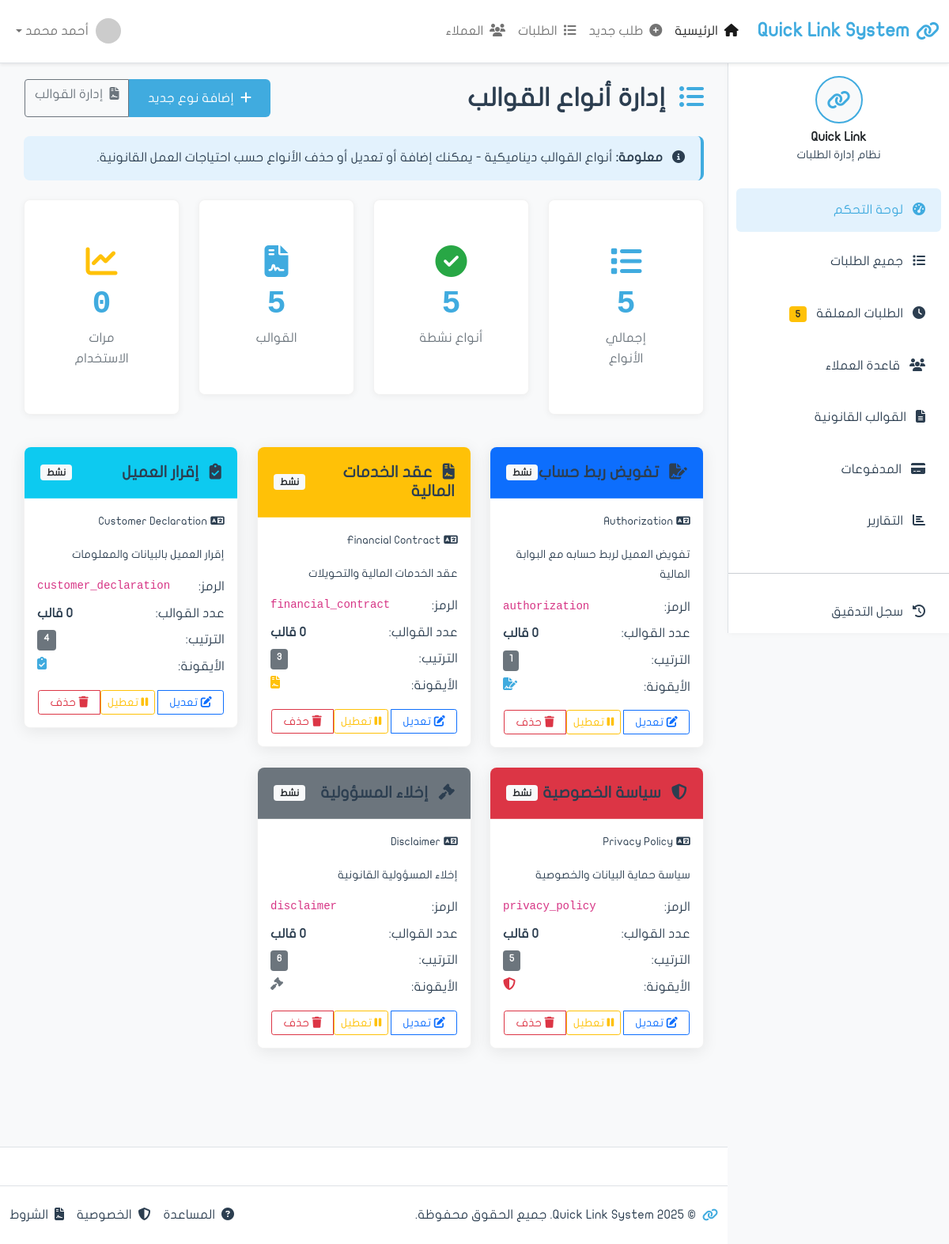
Screenshot of /template-types/ with the database file from the repository.
### apps/requests/models.py (models this page shows, shortened)
class TemplateType(models.Model):
    name_arabic = models.CharField('الاسم بالعربية', max_length=200)
    name_english = models.CharField('الاسم بالإنجليزية', max_length=200, blank=True)
    code = models.CharField('الرمز', max_length=50, unique=True, editable=False)
    icon = models.CharField('الأيقونة', max_length=50, blank=True, default='fa-file-alt',
                           help_text='مثال: fa-file-alt (اختياري)')
    color = models.CharField('اللون', max_length=20, default='primary',
                            choices=[
                                ('primary', 'أزرق'),
                                ('success', 'أخضر'),
                                ('warning', 'أصفر'),
                                ('info', 'سماوي'),
                                ('danger', 'أحمر'),
                                ('secondary', 'رمادي'),
                                ('dark', 'أسود'),
                                ('light', 'فاتح'),
                            ])
    description = models.TextField('الوصف', blank=True)
    display_order = models.IntegerField('ترتيب العرض', default=0)
    is_active = models.BooleanField('نشط', default=True)
    usage_count = models.IntegerField('عدد الاستخدامات', default=0)
    created_at = models.DateTimeField('تاريخ الإنشاء', auto_now_add=True)
    updated_at = models.DateTimeField('آخر تحديث', auto_now=True)
    class Meta:
        verbose_name = 'نوع قالب'
        verbose_name_plural = 'أنواع القوالب'
        ordering = ['display_order', 'name_arabic']

### apps/requests/views.py (the view)
# urls.py: path('template-types/', views.template_types_list, name='template_types_list'),
def template_types_list(request):
    from apps.requests.models import TemplateType
    template_types = TemplateType.objects.all().order_by('display_order', 'name_arabic')
    total_types = TemplateType.objects.count()
    active_types = TemplateType.objects.filter(is_active=True).count()
    total_usage = sum(t.usage_count for t in TemplateType.objects.all())
    context = {
        'page_title': 'إدارة أنواع القوالب',
        'template_types': template_types,
        'total_types': total_types,
        'active_types': active_types,
        'total_usage': total_usage,
    }
    return render(request, 'requests/template_types_list.html', context)

### apps/requests/templates/requests/template_types_list.html (shortened to what this page needs)
{% extends 'base.html' %}
{% load static %}
{% block content %}
            <div class="d-flex justify-content-between align-items-center mb-4">
                <h2 class="mb-0">
                    <i class="fas fa-list-ul me-2 text-primary"></i>
                    إدارة أنواع القوالب
                </h2>
                <div class="btn-group" role="group">
                    <a href="{% url 'requests:template_type_create' %}" class="btn btn-primary">
                        <i class="fas fa-plus me-1"></i>
                        إضافة نوع جديد
                    </a>
                    <a href="{% url 'requests:templates_list' %}" class="btn btn-outline-secondary">
                        <i class="fas fa-file-contract me-1"></i>
                        إدارة القوالب
                    </a>
                </div>
            </div>
            <div class="alert alert-info mb-4">
                <i class="fas fa-info-circle me-2"></i>
                <strong>معلومة:</strong> أنواع القوالب ديناميكية - يمكنك إضافة أو تعديل أو حذف الأنواع حسب احتياجات العمل القانونية.
            </div>
            <div class="row mb-4">
                <div class="col-xl-3 col-md-6 mb-3">
                    <div class="card stats-card">
                        <div class="card-body text-center">
                            <i class="fas fa-list icon-large text-primary"></i>
                            <div class="stats-number">{{ total_types|default:0 }}</div>
                            <div class="stats-label">إجمالي الأنواع</div>
                        </div>
                    </div>
                </div>
                <div class="col-xl-3 col-md-6 mb-3">
                    <div class="card stats-card">
                        <div class="card-body text-center">
                            <i class="fas fa-check-circle icon-large text-success"></i>
                            <div class="stats-number">{{ active_types|default:0 }}</div>
                            <div class="stats-label">أنواع نشطة</div>
                        </div>
                    </div>
                </div>
                <div class="col-xl-3 col-md-6 mb-3">
                    <div class="card stats-card">
                        <div class="card-body text-center">
                            <i class="fas fa-file-contract icon-large text-info"></i>
                            <div class="stats-number">{{ total_types|default:0 }}</div>
                            <div class="stats-label">القوالب</div>
                        </div>
                    </div>
                </div>
                <div class="col-xl-3 col-md-6 mb-3">
                    <div class="card stats-card">
                        <div class="card-body text-center">
                            <i class="fas fa-chart-line icon-large text-warning"></i>
                            <div class="stats-number">{{ total_usage|default:0 }}</div>
                            <div class="stats-label">مرات الاستخدام</div>
                        </div>
                    </div>
                </div>
            </div>
            <div class="row">
                {% if template_types %}
                    {% for type in template_types %}
                <div class="col-lg-4 col-md-6 mb-4">
                    <div class="card shadow-custom">
                        <div class="card-header bg-{{ type.color }} text-white">
                            <div class="d-flex justify-content-between align-items-center">
                                <h5 class="mb-0">
                                    {% if type.icon %}
                                    <i class="fas {{ type.icon }} me-2"></i>
                                    {% endif %}
                                    {{ type.name_arabic }}
                                </h5>
                                {% if type.is_active %}
                                <span class="badge bg-light text-dark">نشط</span>
                                {% else %}
                                <span class="badge bg-secondary">معطل</span>
                                {% endif %}
                            </div>
                        </div>
                        <div class="card-body">
                            {% if type.name_english %}
                            <p class="text-muted mb-3">
                                <small><i class="fas fa-language me-1"></i>{{ type.name_english }}</small>
                            </p>
                            {% endif %}
                            {% if type.description %}
                            <p class="mb-3">
                                <small>{{ type.description|truncatewords:10 }}</small>
                            </p>
                            {% endif %}
                            <div class="mb-3">
                                <div class="d-flex justify-content-between mb-2">
                                    <span class="text-muted">الرمز:</span>
                                    <code>{{ type.code }}</code>
                                </div>
                                <div class="d-flex justify-content-between mb-2">
                                    <span class="text-muted">عدد القوالب:</span>
                                    <strong>{{ type.templates.count }} قالب</strong>
                                </div>
                                <div class="d-flex justify-content-between mb-2">
                                    <span class="text-muted">الترتيب:</span>
                                    <span class="badge bg-secondary">{{ type.display_order }}</span>
                                </div>
                                <div class="d-flex justify-content-between">
                                    <span class="text-muted">الأيقونة:</span>
                                    {% if type.icon %}
                                    <i class="fas {{ type.icon }} text-{{ type.color }}"></i>
                                    {% else %}
                                    <span class="text-muted">بدون</span>
                                    {% endif %}
                                </div>
                            </div>
                            <div class="btn-group w-100" role="group">
                                <a href="{% url 'requests:template_type_edit' type.id %}" class="btn btn-outline-primary btn-sm">
                                    <i class="fas fa-edit"></i>
                                    تعديل
                                </a>
                                {% if type.is_active %}
                                <form method="post" action="{% url 'requests:template_type_toggle' type.id %}" class="d-inline">
                                    <button type="submit" class="btn btn-outline-warning btn-sm">
                                        <i class="fas fa-pause"></i>
                                        تعطيل
                                    </button>
                                </form>
                                {% endif %}
                                {% if type.templates.count == 0 %}
                                <a href="{% url 'requests:template_type_delete' type.id %}" class="btn btn-outline-danger btn-sm">
                                    <i class="fas fa-trash"></i>
                                    حذف
                                </a>
                                {% endif %}
                            </div>
                        </div>
                    </div>
                </div>
                    {% endfor %}
                {% endif %}
            </div>
{% endblock content %}

### staticfiles/assets/css/custom.css (style rules this page uses)
:root { --primary-blue: #40abdf; --primary-green: #51c676; --light-blue: #e3f2fd; --light-green: #e8f5e8; --medium-blue: #6bb6ff; --medium-green: #7dd87d; --text-dark: #2c3e50; --text-light: #6c757d; --bg-light: #f8f9fa; --bg-white: #ffffff; --bg-lighter: #fafbfc; --white: #ffffff; --warning: #ffc107; --danger: #dc3545; --success: #28a745; --border-color: #dee2e6; --shadow-light: rgba(0, 0, 0, 0.05); --shadow-medium: rgba(0, 0, 0, 0.08); }
* { margin: 0; padding: 0; box-sizing: border-box; }
body { font-family: font_regular; direction: rtl; text-align: right; background-color: var(--bg-light); color: var(--text-dark); line-height: 1.6; }
h1, h2, h3, h4, h5, h6 { font-weight: 600; color: var(--text-dark); }
.btn-primary { background: var(--primary-blue); border: none; border-radius: 6px; padding: 12px 24px; font-weight: 500; color: var(--white); }
.card { border: 1px solid var(--border-color); border-radius: 8px; box-shadow: 0 2px 8px var(--shadow-light); background: var(--white); transition: box-shadow 0.2s ease; }
.card-header { background: var(--light-blue); color: var(--text-dark); border-radius: 8px 8px 0 0 !important; padding: 20px; font-weight: 600; border-bottom: 1px solid var(--border-color); }
.stats-card { background: var(--white); border: 1px solid var(--border-color); border-radius: 8px; padding: 25px; text-align: center; box-shadow: 0 2px 8px var(--shadow-light); transition: box-shadow 0.2s ease; }
.stats-number { font-size: 2.5rem; font-weight: 700; color: var(--primary-blue); margin-bottom: 10px; }
.stats-label { color: var(--text-light); font-weight: 500; }
.icon-large { font-size: 3rem; color: var(--primary-blue); margin-bottom: 20px; }
.alert { border: none; border-radius: 8px; padding: 15px 20px; margin-bottom: 20px; }
.alert-info { background: var(--light-blue); color: var(--dark-blue); border-right: 4px solid var(--primary-blue); }
.shadow-custom { box-shadow: 0 4px 20px rgba(0, 0, 0, 0.08); }
.card { border: 1px solid rgba(0, 0, 0, 0.05); }
.card-header { border-bottom: 1px solid rgba(255, 255, 255, 0.2); }
.stats-card .card-body { padding: 2rem; }
.stats-number { font-family: 'JF-Flat-Regular', monospace; line-height: 1; }
.card, .btn, .form-control { will-change: transform; }
.btn-group .btn { margin: 0 1px; }
.stats-card .icon-large { font-size: 2.5rem; margin-bottom: 15px; }
.badge { font-size: 0.75rem; padding: 4px 8px; }
.text-success { color: var(--success) !important; }
.text-danger { color: var(--danger) !important; }
.text-warning { color: var(--warning) !important; }
.text-info { color: var(--primary-blue) !important; }
.text-primary { color: var(--primary-blue) !important; }
.text-muted { color: var(--text-muted) !important; }

### rows the page displays
TemplateType: name_arabic "تفويض ربط حساب", is_active "نشط", name_english "Authorization", description "تفويض العميل لربط حسابه مع البوابة المالية", code "authorization", display_order "1", shows "حذف"
TemplateType: name_arabic "عقد الخدمات المالية", is_active "نشط", name_english "Financial Contract", description "عقد الخدمات المالية والتحويلات", code "financial_contract", display_order "3", shows "حذف"
TemplateType: name_arabic "إقرار العميل", is_active "نشط", name_english "Customer Declaration", description "إقرار العميل بالبيانات والمعلومات", code "customer_declaration", display_order "4", shows "حذف"
TemplateType: name_arabic "سياسة الخصوصية", is_active "نشط", name_english "Privacy Policy", description "سياسة حماية البيانات والخصوصية", code "privacy_policy", display_order "5", shows "حذف"
TemplateType: name_arabic "إخلاء المسؤولية", is_active "نشط", name_english "Disclaimer", description "إخلاء المسؤولية القانونية", code "disclaimer", display_order "6", shows "حذف"

### other values shown
{{ total_types|default:0 }} "5"
{{ active_types|default:0 }} "5"
{{ total_usage|default:0 }} "0"
